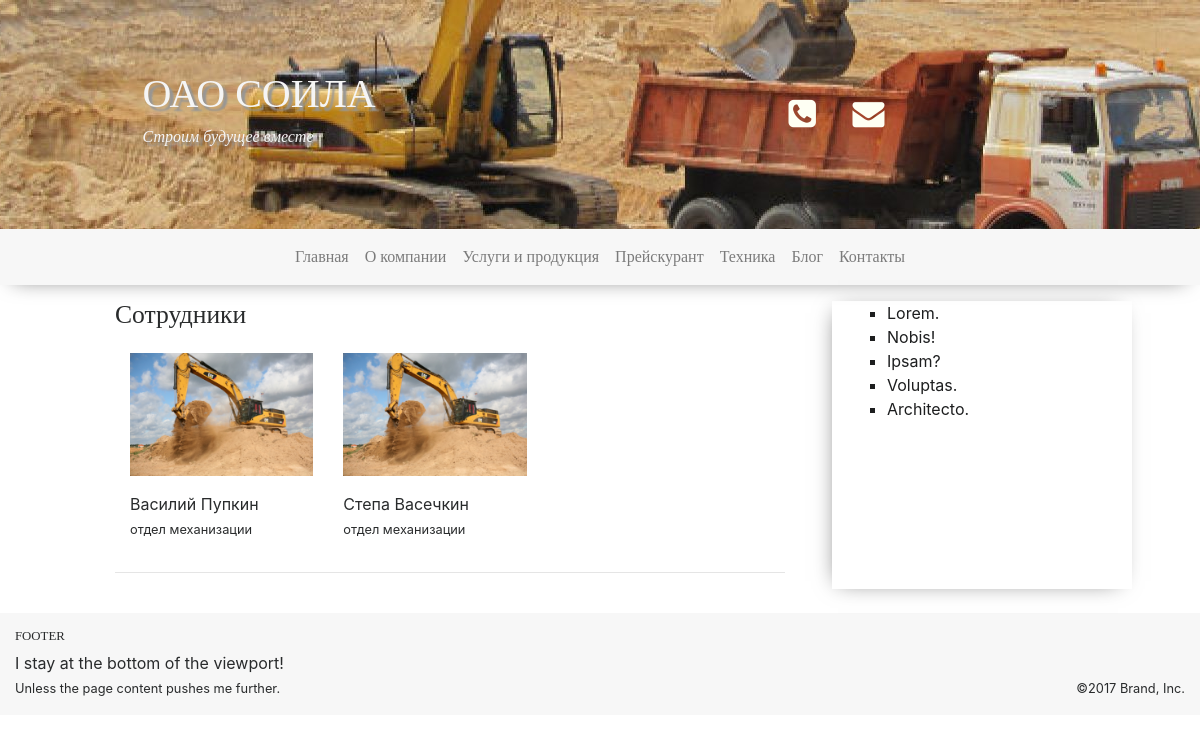
/sotrudniki/, run on the app's committed database.
### soila/apps/allpages/models.py (models this page shows, shortened)
class worker(models.Model):
    class Meta():
        db_table='worker'
        verbose_name='Сотрудник'
        verbose_name_plural='Сотрудники'
    DEPARTMENT=(('бухгалтерия','Бухгалтерия'),
                ('отдел механизации','Отдел механизации'))
    name = models.CharField(max_length=200, verbose_name="ФИО Сотрудника")
    image = models.ImageField(null=True, upload_to='image/worker/%Y/%m/%d/', blank=True,
                              verbose_name="Фото сотрудника")
    phone = models.CharField(max_length= 30, verbose_name="Номер телефона", blank=True)
    department = models.CharField(max_length=50, choices=DEPARTMENT, verbose_name="Выберите отдел")
    info = models.TextField(blank=True,verbose_name="Информация")

### soila/apps/allpages/views.py (the view)
# urls.py: url(r'^sotrudniki/$', views.worker_list, name='worker_list'),
def worker_list (request):
    workers = worker.objects.all()
    return render_to_response('worker.html',{'workers':workers})

### soila/apps/allpages/templates/worker.html (shortened to what this page needs)
{% extends 'pages.html' %}{% load static %}
{% block content_page %}
    <h1>Сотрудники</h1>
    <div class="post_cat">
        <div class="row container">
        {% for worker in workers %}
            <div class="col-md-4">
                <p>
                        <a href="{{worker.image.url}}" data-lightbox="image-{{ worker.id }}" data-title="{{ worker.name }}">
	                        <img src="{{worker.image.url}}" class="img-fluid" alt="" width="256"/>
                        </a>
                </p>
                <p>{{ worker.name }}<br><small>{{ worker.department }}</small></p>
            </div>
        {% endfor %}
         </div>
    <hr>
    </div>
{% endblock content_page %}
{% block sidebar %}
    <ul>
        <li>Lorem.</li>
        <li>Nobis!</li>
        <li>Ipsam?</li>
        <li>Voluptas.</li>
        <li>Architecto.</li>
    </ul>
{% endblock sidebar %}

### soila/apps/allpages/static/css/lightbox.css (style rules this page uses)
body:after { content: url(close.png) url(loading.gif) url(prev.png) url(next.png); display: none; }

### soila/apps/allpages/static/allpages/style.css (style rules this page uses)
h1 { font-family: "Libre Franklin",Georgia,serif; font-size: 1.6em; }
.post_cat { padding-top: 1em; }
.sidebar_block a,li { color: #1d1e1f; text-decoration: none; list-style-type:square; }

### data on the page
worker: image (picture), name "Василий Пупкин", department "отдел механизации"
worker: image (picture), name "Степа Васечкин", department "отдел механизации"
